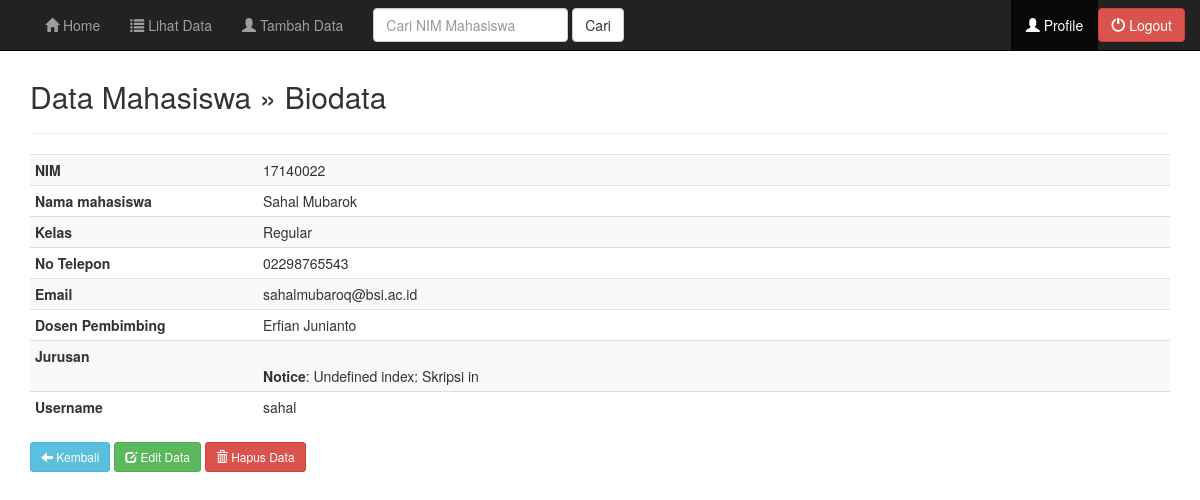
The page /admin/profile_mahasiswa.php?nim=17140022 (signed in) on the database its author committed.
### tables this page shows
CREATE TABLE `tbl_mahasiswa` (
  `ID` bigint(20) UNSIGNED NOT NULL,
  `username` varchar(20) NOT NULL,
  `password` varchar(32) NOT NULL,
  `level` varchar(30) NOT NULL,
  `nim` varchar(20) NOT NULL,
  `nama` varchar(50) NOT NULL,
  `kelas` varchar(20) NOT NULL,
  `no_telepon` varchar(13) NOT NULL,
  `email` varchar(30) NOT NULL,
  `dosen_pembimbing` varchar(50) NOT NULL,
  `jurusan` varchar(50) NOT NULL
);

### admin/profile_mahasiswa.php (the view, shortened to what this page needs)
<?php
include("header.php");
include("../koneksi.php");
?>
	<div class="container">
		<div class="content">
			<h2>Data Mahasiswa &raquo; Biodata</h2>
			<hr />
			<?php
			$nim = $_GET['nim'];
			$sql = mysqli_query($koneksi, "SELECT * FROM tbl_mahasiswa WHERE nim='$nim'");
			if(mysqli_num_rows($sql) == 0){
				header("Location: index.php");
			}else{
				$row = mysqli_fetch_assoc($sql);
			}
			?>
			<table class="table table-striped table-condensed">
				<tr>
					<th width="20%">NIM</th>
					<td><?php echo $row['nim']; ?></td>
				</tr>
				<tr>
					<th>Nama mahasiswa</th>
					<td><?php echo $row['nama']; ?></td>
				</tr>
				<tr>
					<th>Kelas</th>
					<td><?php echo $row['kelas']; ?></td>
				</tr>
				<tr>
					<th>No Telepon</th>
					<td><?php echo $row['no_telepon']; ?></td>
				</tr>
				<tr>
					<th>Email</th>
					<td><?php echo $row['email']; ?></td>
				</tr>
				<tr>
					<th>Dosen Pembimbing</th>
					<td><?php echo $row['dosen_pembimbing']; ?></td>
				</tr>
				<tr>
					<th>Jurusan</th>
					<td><?php echo $row['jurusan']; ?></td>
				</tr>
				<tr>
					<th>Username</th>
					<td><?php echo $row['username']; ?></td>
				</tr>
			</table>
			<a href="data.php" class="btn btn-sm btn-info"><span class="glyphicon glyphicon-arrow-left" aria-hidden="true"></span> Kembali</a>
			<a href="edit_mahasiswa.php?nim=<?php echo $row['nim']; ?>" class="btn btn-sm btn-success"><span class="glyphicon glyphicon-edit" aria-hidden="true"></span> Edit Data</a>
			<a href="profile_mahasiswa.php?aksi=delete&nim=<?php echo $row['nim']; ?>" class="btn btn-sm btn-danger" onclick="return confirm('Anda yakin akan mengahapus data <?php echo $row['nama']; ?>')"><span class="glyphicon glyphicon-trash" aria-hidden="true"></span> Hapus Data</a>
		</div>
	</div>
<?php
include("footer.php");
?>

### style.css (style rules this page uses)
.content { margin-top: 80px; }

### rows shown on the page
tbl_mahasiswa: nim "17140022", nama "Sahal Mubarok", kelas "Regular", no_telepon "02298765543", email "sahalmubaroq@bsi.ac.id", dosen_pembimbing "Erfian Junianto", jurusan "Notice : Undefined index: Skripsi in", username "sahal"
